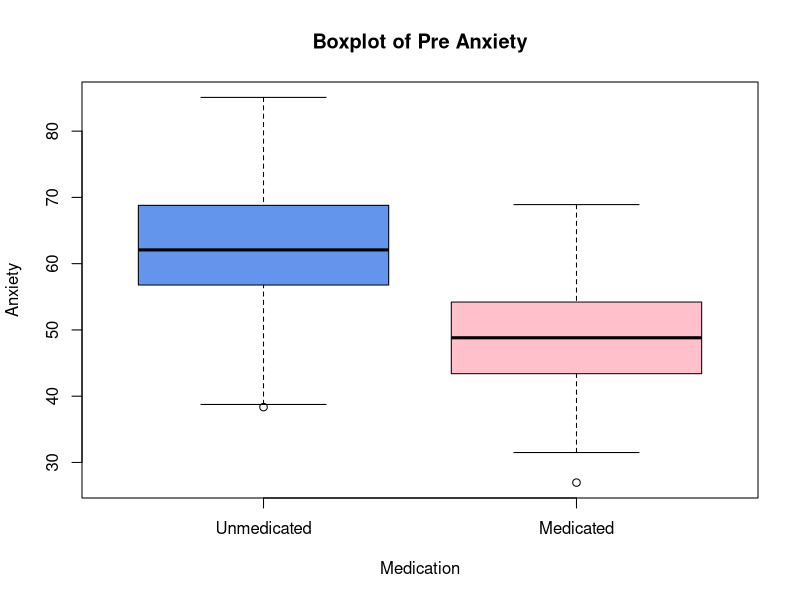
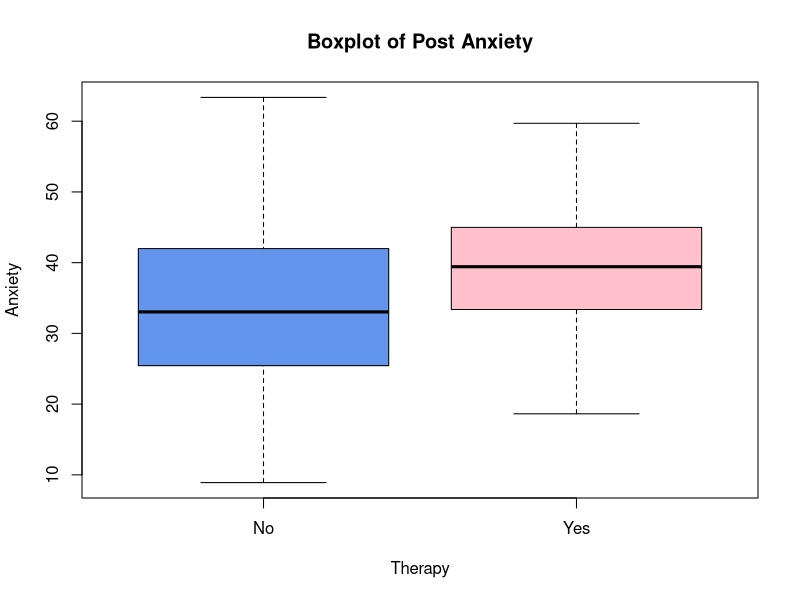
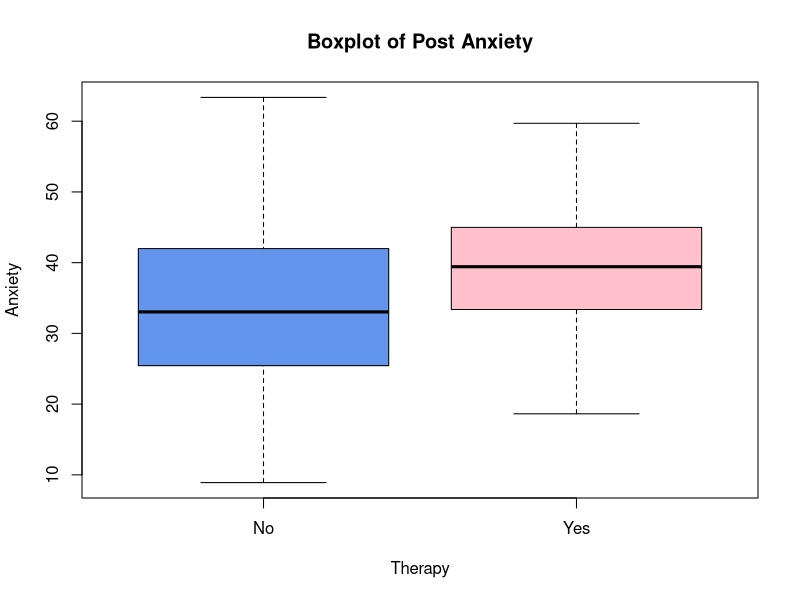
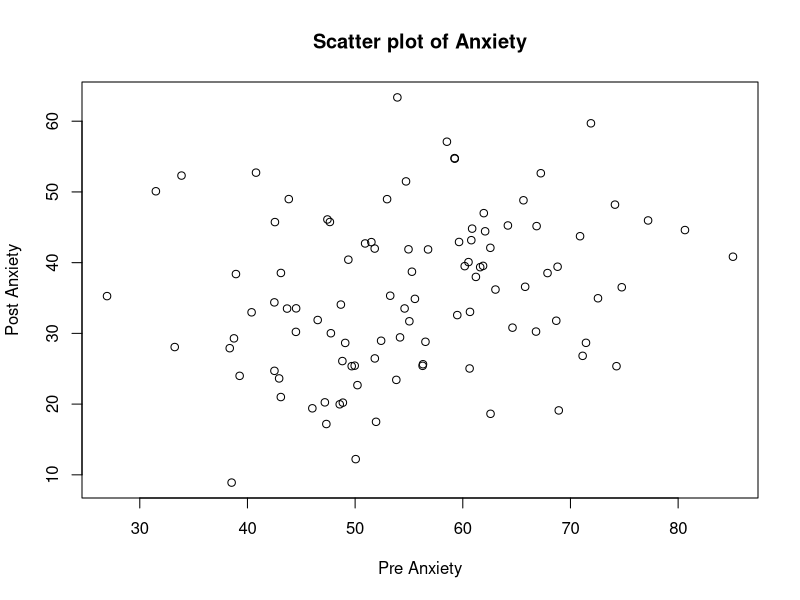
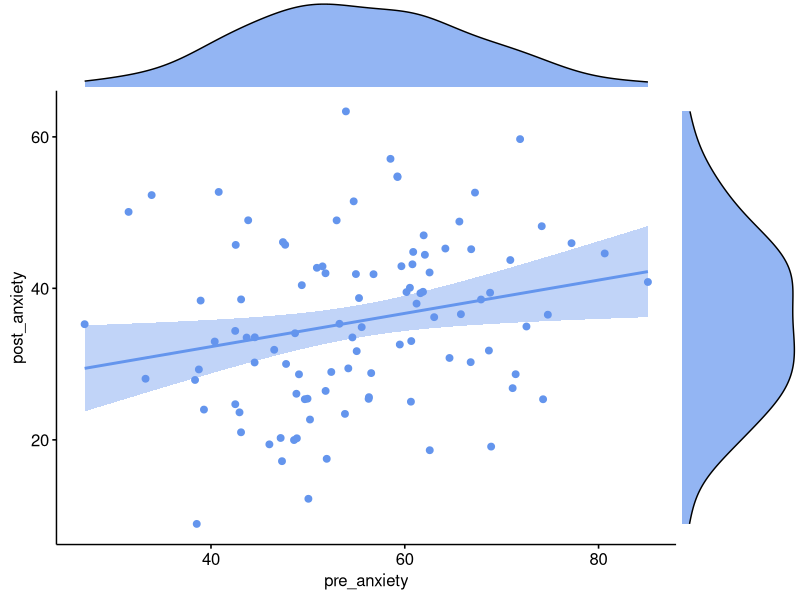
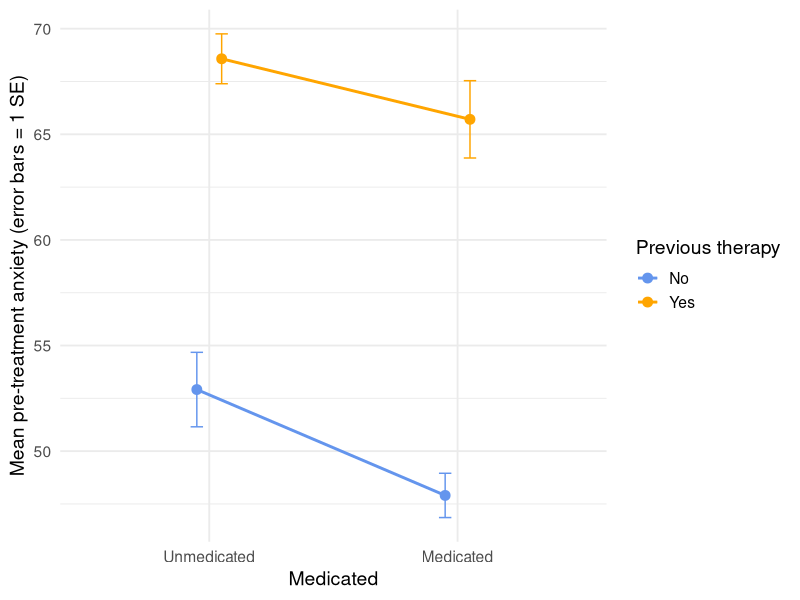

Recreate these plots in R, in order.
## ---- chunk 1
#| echo: false
df <- read.csv("data/AnxietyPrePostData.csv")
## ---- chunk 2

df$gender <- factor(df$gender, levels = c(0,1,2), labels = c("female","unreported","male"))
df$previous_therapy <- factor(df$previous_therapy, levels = c(0,1), labels = c("No","Yes"))
df$medicated <- factor(df$medicated, levels = c(0,1), labels = c("Unmedicated","Medicated"))

## ---- chunk 3
summary(df)
## ---- chunk 4
library(psych)
boxplot(pre_anxiety ~ medicated, df, main = "Boxplot of Pre Anxiety", xlab = "Medication", ylab = "Anxiety", col = c("cornflowerblue","pink"))
describeBy(pre_anxiety ~ medicated, data = df)
t.test(pre_anxiety ~ medicated, data = df, var.equal = TRUE)
## ---- chunk 5
#| echo: false
library(car)

leveneTest(pre_anxiety ~ medicated,data = df)
## ---- chunk 6
library(rstatix)
cohens_d(df, pre_anxiety ~ medicated, var.equal = TRUE)
## ---- chunk 7
#| eval: false  #don't include this line in your code it is for the document
library(psych)
library(car)
library(rstatix) # since we have loaded these packages already 
#this is not strictly necessary but it is good practice to 
#put all the library() calls at the top of the script.`

myFormula <- post_anxiety ~ previous_therapy # as we will use this multiple times we can define it`


by(df$post_anxiety, df$previous_therapy, shapiro.test) #check normality of both groups

leveneTest(myFormula,data = df) # check homogeneity of variance`

#create a boxplot
boxplot(myFormula, df, main = "Boxplot of Post Anxiety", xlab = "Therapy", ylab = "Anxiety", col = c("cornflowerblue","pink"))

#get descriptive statistics by group
describeBy(myFormula, data = df)

#perform the t-test
t.test(myFormula, data = df, var.equal = TRUE) #use equal variances as levene's mot significant`

cohens_d(df, myFormula, var.equal = TRUE)
## ---- chunk 8
#| echo: false  
library(psych)
library(car)
library(rstatix) # since we have loaded these packages already 
#this is not strictly necessary but it is good practice to 
#put all the library() calls at the top of the script.

myFormula <- post_anxiety ~ previous_therapy # as we will use this multiple times we can define it`


by(df$post_anxiety, df$previous_therapy, shapiro.test) #check normality of both groups

leveneTest(myFormula,data = df) # check homogeneity of variance`

#create a boxplot
boxplot(myFormula, df, main = "Boxplot of Post Anxiety", xlab = "Therapy", ylab = "Anxiety", col = c("cornflowerblue","pink"))

#get descriptive statistics by group
describeBy(myFormula, data = df)

#perform the t-test
t.test(myFormula, data = df, var.equal = TRUE) #use equal variances as levene's mot significant`

cohens_d(df, myFormula, var.equal = TRUE)
## ---- chunk 9
plot(df$pre_anxiety,df$post_anxiety, xlab = "Pre Anxiety", ylab = "Post Anxiety", main = "Scatter plot of Anxiety")
## ---- chunk 10
#| echo: false
library(ggpubr)
ggscatterhist(df, x = "pre_anxiety", y = "post_anxiety",
              add = "reg.line",
              conf.int = TRUE, 
              color = "cornflowerblue",
              margin.params = list(fill = "cornflowerblue"))

## ---- chunk 11
#| echo: false
cor.test(df$pre_anxiety,df$post_anxiety)
## ---- chunk 12
t.test(df$pre_anxiety, df$post_anxiety, paired = TRUE)
## ---- chunk 13
library(tidyr) #this package include the pivot_ functions we need
#change to long format, 
df_long <- pivot_longer(df,
                        cols      = c(pre_anxiety, post_anxiety), #using these old columns
                        names_to  = "time", #this is the new column to hold the factor names
                        values_to = "anxiety") #this is the new column to hold the values

# make sure each participant's two scores line up
df_long <- df_long[order(df_long$id, df_long$time), ]   # use your participant ID column

## ---- chunk 14
#| echo: false
pairedFormula <- anxiety ~ time
## ---- chunk 15
t_test(df_long, anxiety ~ time, paired = TRUE)
cohens_d(df_long, pairedFormula, paired = TRUE)
## ---- chunk 16
#perform the anova and assign the output to an object called mdl
mdl <- aov(pre_anxiety ~ medicated + previous_therapy + medicated:previous_therapy, data = df)
#summarise the mdl 
summary(mdl)   
## ---- chunk 17
# Interaction plot
pd <- position_dodge(width = 0.2)

ggplot(df, aes(x = medicated, y = pre_anxiety,
               colour = previous_therapy, group = previous_therapy)) +
  stat_summary(fun.data = mean_se, geom = "errorbar", width = 0.1, position = pd) +
  stat_summary(fun = mean, geom = "line", linewidth = 1, position = pd) +
  stat_summary(fun = mean, geom = "point", size = 3, position = pd) +
  scale_colour_manual(values = c("cornflowerblue", "orange")) +
  labs(x = "Medicated", y = "Mean pre-treatment anxiety (error bars = 1 SE)",
       colour = "Previous therapy") +
  theme_minimal(base_size = 14)

## ---- chunk 18
partial_eta_squared(mdl) 
